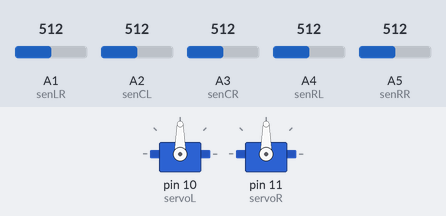
Simulated run of this sketch. Board: Arduino Uno, built with avr-gcc and run on an emulated ATmega328P. Parts: 2 × servo. Inputs (shaded band) come from the test bench; at power-on: A1 (senLR) = 512, A2 (senCL) = 512, A3 (senCR) = 512, A4 (senRL) = 512, A5 (senRR) = 512.

Above: at 1.2 s.
1.3 s: A1 (senLR) set to 208
2.8 s: A1 (senLR) set to 188
At 3.8 s:
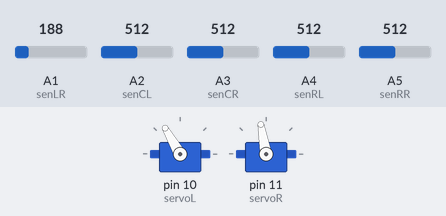
4.3 s: A1 (senLR) set to 210
At 5.0 s:
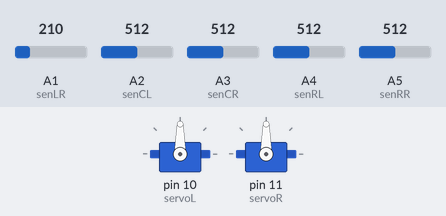
5.8 s: A1 (senLR) set to 190
At 6.1 s:
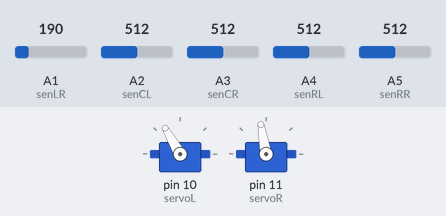
Timing chart, 0 to 8.3 s (numbered marks = the images above; inputs shaded):
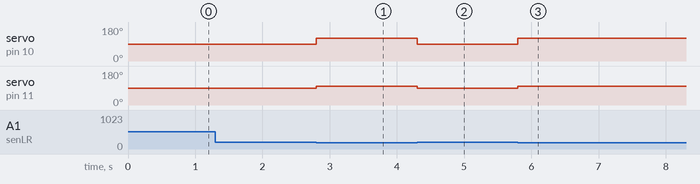

The sketch:

follow_line.ino
```cpp
#include <Servo.h>

int senLL = A0; //connected to analog 0
int senLR = A1; //connected to analog 1
int senCL = A2; //connected to analog 2
int senCR = A3; //connected to analog 3
int senRL = A4; //connected to analog 4
int senRR = A5; //connected to analog 5

Servo servoL;
Servo servoR;

void setup(){
  Serial.begin(9600);
  servoL.attach(10); //connected to digital ~10
  servoR.attach(11); //connected to digital ~11
}

int thres = 200;

int valLL;
int valLR;
int valCL;
int valCR;
int valRL;
int valRR;

void loop(){
  valLR = analogRead(senLR);
  valCL = analogRead(senCL);
  valCR = analogRead(senCR);
  valRL = analogRead(senRL);
  valRR = analogRead(senRR);

  if((valCL > thres) && (valCR > thres)) // CL=B, CR=B
  {

    if((valLL < thres) && (valLR < thres)) // LL=W, LR=W
    {

      if((valRL < thres) && (valRR < thres)) // RL=W, RR=W
      {
        goStraight();
      }

      else if((valRL > thres) && (valRR > thres)) // RL=B, RR=B
      {
        turnRight();
      }

      else
      {
        stayPut();
      }

    }

    else if((valLL > thres) && (valLR > thres)) // LL=B, LR=B
    {

      if((valRL < thres) && (valRR < thres)) // RL=W, RR=W
      {
        turnLeft();
      }

      else if((valRL > thres) && (valRR > thres)) // RL=B, RR=B
      {
        goStraight();
      }

      else
      {
        stayPut();
      }

    }

    else // no lines
    {
      stayPut();
    }
  }


}

void turnLeft(){
  servoL.write(80);
  servoR.write(60);
}

void turnRight(){
  servoL.write(120);
  servoR.write(100);
}

void goStraight(){
  servoL.write(120);
  servoR.write(60);
}

void stayPut(){
  servoL.write(90);
  servoR.write(90);
}
```

Measured:
- the behaviour switches between 200 and 199 on A1 (senLR) (found by bisection; images 0 and 1)
- after the input at 1.3 s, every drawn part: stays the same
- after the input at 2.8 s, servo on pin 10 (servoL): 90° → 120° at once; servo on pin 11 (servoR): 90° → 100° at once
- after the input at 4.3 s, servo on pin 10 (servoL): 120° → 90° at once; servo on pin 11 (servoR): 100° → 90° at once
- after the input at 5.8 s, servo on pin 10 (servoL): 90° → 120° at once; servo on pin 11 (servoR): 90° → 100° at once
